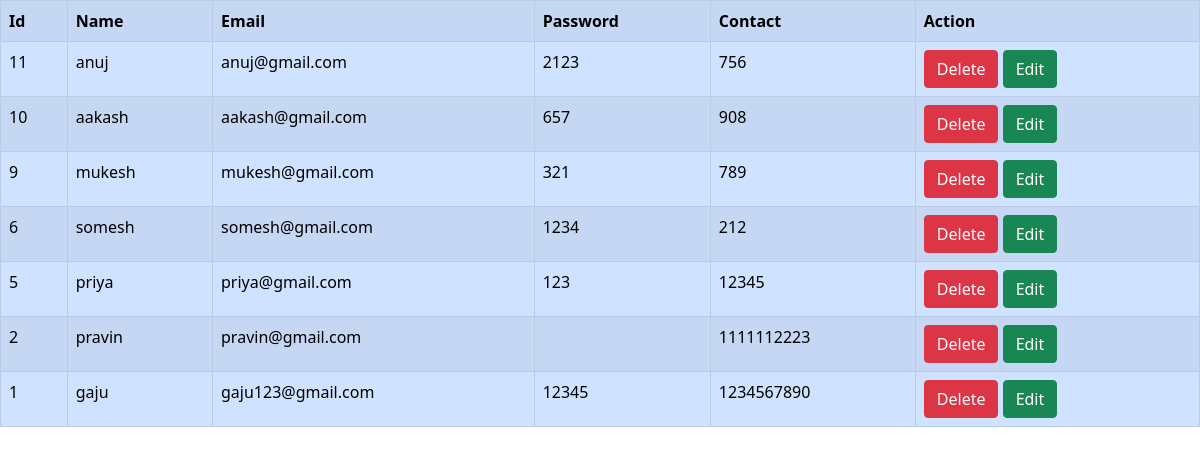
Before: /viewdata with the older database file.
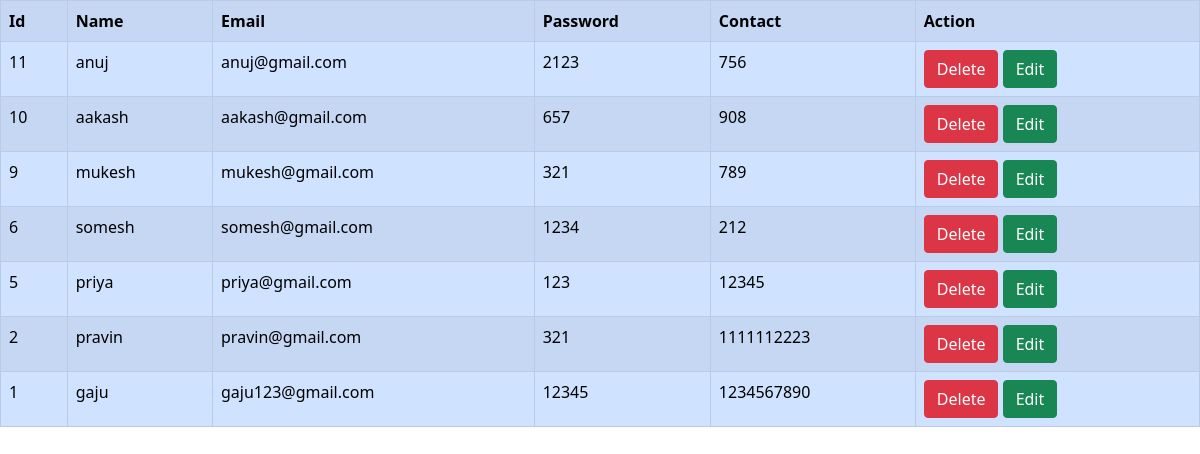
After: the same page with the newer database file.
### tables this page shows
CREATE TABLE register(id INTEGER PRIMARY KEY AUTOINCREMENT, name varchar(10),email varchar(10),password int,contact varchar(10));

### app.py (the view)
@app.route("/viewdata")
def viewdata():
    con=sq.connect("Flask.db")
    cur=con.cursor()
    data=cur.execute("select * from register order by id desc")
    con.commit()
    return render_template("viewdata.html",data=data)

### templates/viewdata.html (shortened to what this page needs)
<!DOCTYPE html>
<html lang="en">
<head>
    <link href="https://cdn.jsdelivr.net/npm/bootstrap@5.0.2/dist/css/bootstrap.min.css" rel="stylesheet">
</head>
<body>
    <table class="table table-striped table-bordered table-primary ">
        <tr>
            <th>Id</th>
            <th>Name</th>
            <th>Email</th>
            <th>Password</th>
            <th>Contact</th>
            <th>Action</th>
        </tr>
        {% for i in data %}
        <tr>
            <td> {{i[0]}} </td>
            <td> {{i[1]}} </td>
            <td> {{i[2]}} </td>
            <td> {{i[3]}} </td>
            <td> {{i[4]}} </td>
            <td>
                <a href="delete/{{i[0]}}" class="btn btn-danger">Delete</a>
                <a href="update/{{i[0]}}" class="btn btn-success">Edit</a>
            </td>
        </tr>
        {% endfor %}
    </table>
</body>
</html>

Changed rows visible on the page:
changed register "pravin": password (not shown) → "321"
